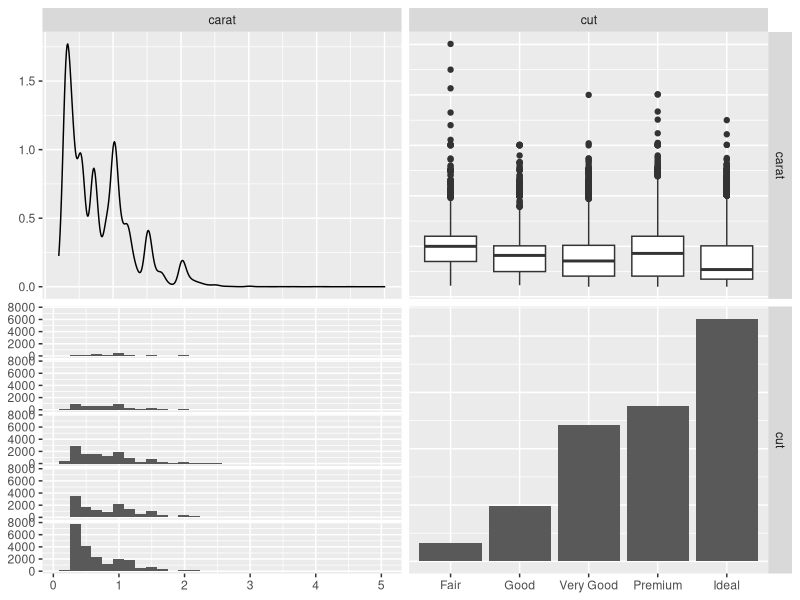
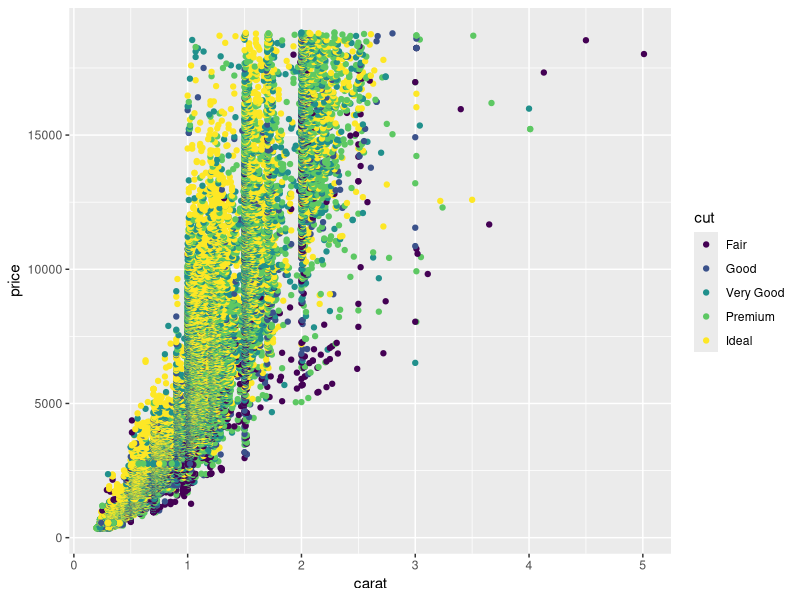
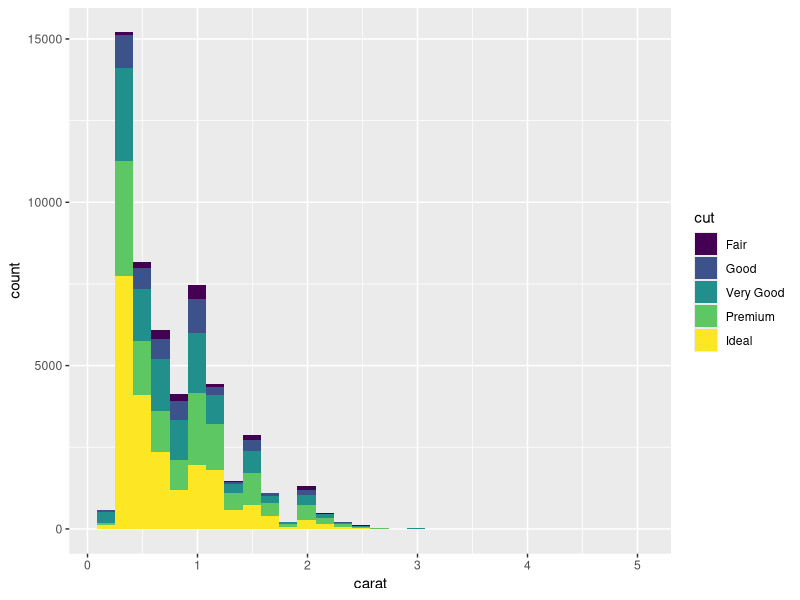
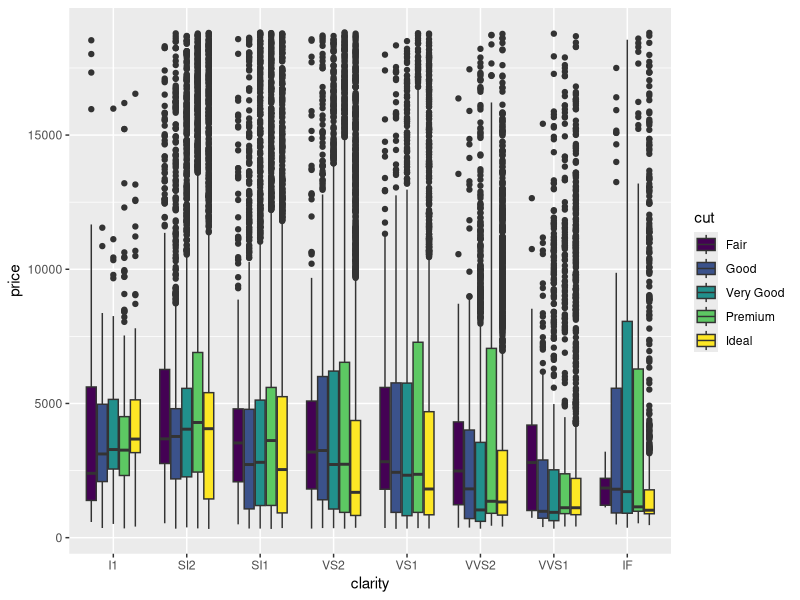

Source code (R) for these figures, in order:
## ---- chunk 1
# libraries

library(tidyverse)
library(GGally)
library(skimr)

## ---- chunk 2
#print summry stats of diamonds dtaset
names(diamonds)
dim(diamonds)
summary(diamonds)
head(diamonds)
tail(diamonds)
skimr::skim(diamonds)

## ---- chunk 3
# chaos
ggpairs(diamonds, columns = 1:2)

## ---- chunk 4
# scatterplot
ggplot(data = diamonds, aes(x = carat, y = price, color = cut)) + geom_point()
## ---- chunk 5
# histogram
ggplot(data = diamonds, aes(x = carat, fill = cut)) + geom_histogram()
## ---- chunk 6
# boxplot
ggplot(data = diamonds, aes(x = clarity, y = price, fill = cut)) + geom_boxplot()
